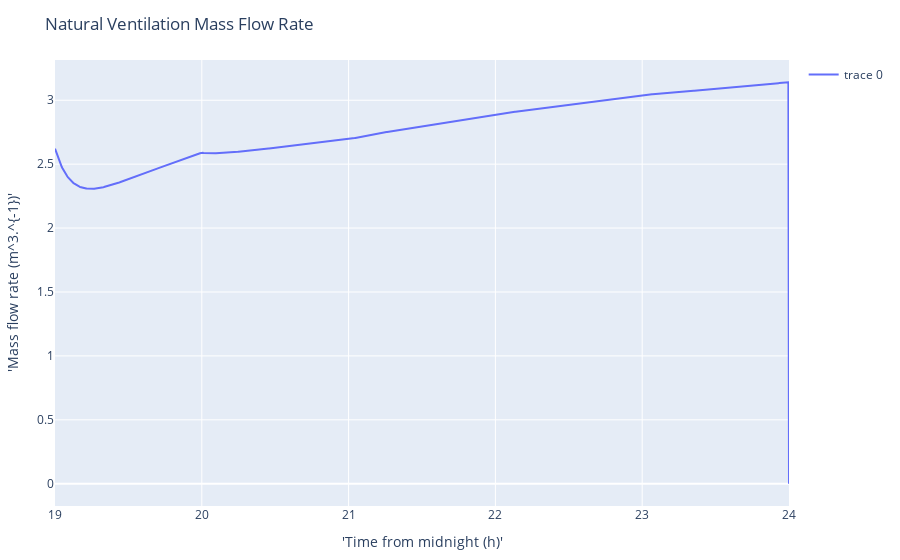

The cell this chart's notebook holds for it:
### Code cell
Vnvtot = Q_tot;
t1 = PlotlyJS.scatter(x=vec(time_in_hours),  y=vec(Vnvtot ), mode="lines")
p1 = PlotlyJS.plot([t1],   config=PlotConfig(scrollZoom=false), Layout(;title="Natural Ventilation Mass Flow Rate", showlegend=true, xaxis_title="'Time from midnight (h)'", yaxis_title="'Mass flow rate (m^3.^{-1})'"));
p1

### Figure 1 — Plotly figure (JSON) as saved in the notebook; plotly's stock layout.template omitted (floating-point values rounded to 4 significant figures; data arrays with more than 128 entries replaced by an {"elided": "..."} marker saying what was removed)
{"data": [{"mode": "lines", "type": "scatter", "x": {"elided": "1201 float values"}, "y": {"elided": "1201 float values"}}], "layout": {"margin": {"b": 50, "l": 50, "r": 50, "t": 60}, "showlegend": true, "title": "Natural Ventilation Mass Flow Rate", "xaxis": {"title": {"text": "'Time from midnight (h)'"}}, "yaxis": {"title": {"text": "'Mass flow rate (m^3.^{-1})'"}}}}
